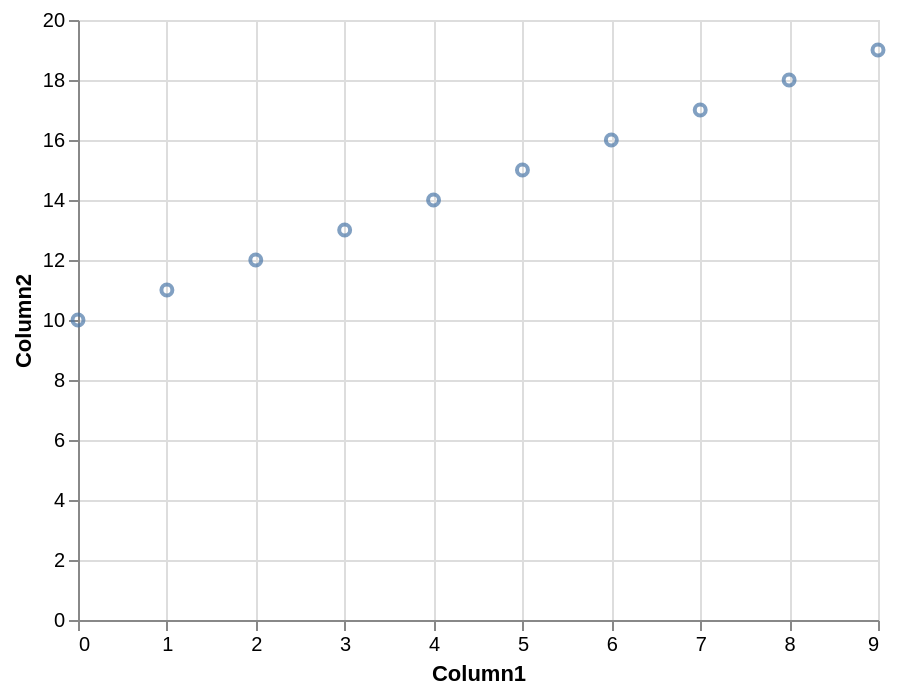

Notebook code cell kept with this figure:
### Code cell
# prompt: Usando o DataFrame df: suggest a plot

import altair as alt

# Create a scatter plot to visualize the relationship between Column1 and Column2
alt.Chart(df).mark_point().encode(
    x='Column1',
    y='Column2'
)

### Figure 1 — Vega-Lite specification as saved in the notebook (floating-point values rounded to 4 significant figures)
{"config": {"view": {"continuousWidth": 400, "continuousHeight": 300}}, "data": {"name": "data-b615061f4922d7b5e8f2197ad92e4124"}, "mark": "point", "encoding": {"x": {"field": "Column1", "type": "quantitative"}, "y": {"field": "Column2", "type": "quantitative"}}, "$schema": "https://vega.github.io/schema/vega-lite/v4.17.0.json", "datasets": {"data-b615061f4922d7b5e8f2197ad92e4124": [{"Column1": 0, "Column2": 10}, {"Column1": 1, "Column2": 11}, {"Column1": 2, "Column2": 12}, {"Column1": 3, "Column2": 13}, {"Column1": 4, "Column2": 14}, {"Column1": 5, "Column2": 15}, {"Column1": 6, "Column2": 16}, {"Column1": 7, "Column2": 17}, {"Column1": 8, "Column2": 18}, {"Column1": 9, "Column2": 19}]}}
